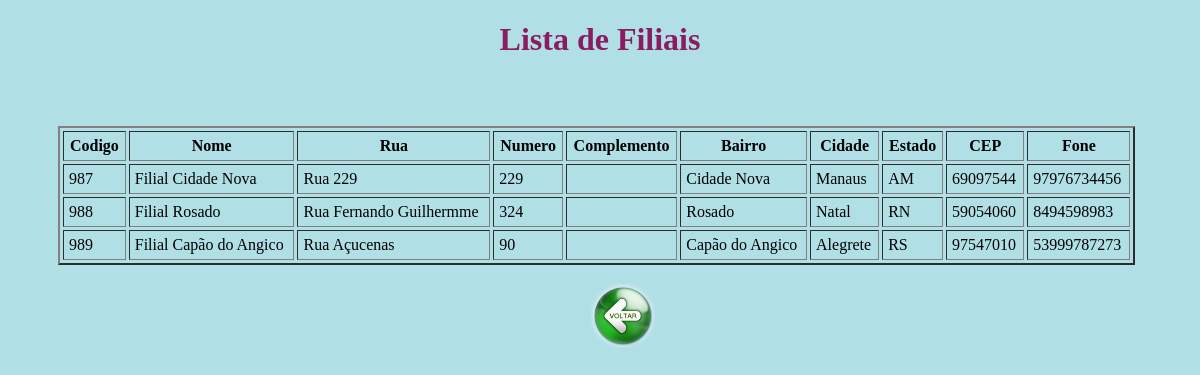
The page /farmacia/filial/view_filial.php on the database its author committed.
### tables this page shows
CREATE TABLE `filial` (
  `codFilial` integer NOT NULL,
  `nome` varchar(45) DEFAULT NULL,
  `codEndereco` integer default null,
  foreign key (codEndereco) references endereco(codEndereco) on update cascade on delete set null,
  PRIMARY KEY (codFilial)
);

create table `endereco`(
	`codEndereco` integer auto_increment not null,
    `rua` varchar(45) not null,
    `numero` integer default null,
    `complemento` varchar(45) default null,
    `bairro` varchar(45) not null,
    `cidade` varchar(45) not null,
    `estado` varchar(45) not null,
    `cep` varchar(10) default null,
    `fone` varchar(12) default null,
    primary key (codEndereco)
    );

### farmacia/filial/view_filial.php (the view, shortened to what this page needs)
<?php require_once '../php_action/db_connect.php'; ?>
<!DOCTYPE html>
<html>
<head>
	<link type="text/css" rel="stylesheet" href="../php_action/stylesheet.css"/>
</head>
<body>
	<h1> <center> Lista de Filiais </center> </h1>
<div class="manageMember">
	<br><br>
	<table border="2" cellspacing="3" cellpadding="5">
		<thead>
			<tr>
				<th>Codigo </th>
				<th>Nome</th>
				<th>Rua</th>
				<th>Numero</th>
				<th>Complemento</th>
				<th>Bairro</th>
				<th>Cidade</th>
				<th>Estado</th>
				<th>CEP</th>
				<th>Fone</th>
			</tr>
		</thead>
		<tbody>
			<?php
			$sql = "SELECT * FROM filial, endereco WHERE filial.codEndereco = endereco.codEndereco";
			$result = $connect->query($sql);
			if($result->num_rows > 0) {
				while($row = $result->fetch_assoc()) {
					echo "<tr>
						<td>".$row['codFilial']."</td>
						<td>".$row['nome']."</td>
						<td>".$row['rua']."</td>
						<td>".$row['numero']."</td>
						<td>".$row['complemento']."</td>
						<td>".$row['bairro']."</td>
						<td>".$row['cidade']."</td>
						<td>".$row['estado']."</td>
						<td>".$row['cep']."</td>
						<td>".$row['fone']."</td>
					</tr>";
				}
			} else {
				echo "<tr><td colspan='5'><center>Não há filiais atualmente.</center></td></tr>";
			}
			?>
		</tbody>
	</table>
	<form method="post" action="./crud_filial.php">
	<br><center>&emsp; &emsp; &emsp; &emsp; &emsp; &emsp; &emsp; &emsp; &emsp; &emsp; &emsp; &emsp; &emsp; &emsp; &emsp; <input type="image" src="../botao_voltar.png" alt="Submit" width="65" height="65"></center>
	</form>
</div>
</body>
</html>

### farmacia/php_action/stylesheet.css (style rules this page uses)
h1 { color: #8B1C62; }

### farmacia/filial/view_filial.php (style rules this page uses)
body { background: #B0E0E6; }
.manageMember { width: 70%; margin: 10px 30px 30px 50px; }
table { width: 130%; height: 20%; margin-top: 10px; }

### rows shown on the page
filial: codFilial "987", nome "Filial Cidade Nova", codEndereco.rua "Rua 229", codEndereco.numero "229", codEndereco.bairro "Cidade Nova", codEndereco.cidade "Manaus", codEndereco.estado "AM", codEndereco.cep "69097544", codEndereco.fone "97976734456"
filial: codFilial "988", nome "Filial Rosado", codEndereco.rua "Rua Fernando Guilhermme", codEndereco.numero "324", codEndereco.bairro "Rosado", codEndereco.cidade "Natal", codEndereco.estado "RN", codEndereco.cep "59054060", codEndereco.fone "8494598983"
filial: codFilial "989", nome "Filial Capão do Angico", codEndereco.rua "Rua Açucenas", codEndereco.numero "90", codEndereco.bairro "Capão do Angico", codEndereco.cidade "Alegrete", codEndereco.estado "RS", codEndereco.cep "97547010", codEndereco.fone "53999787273"
